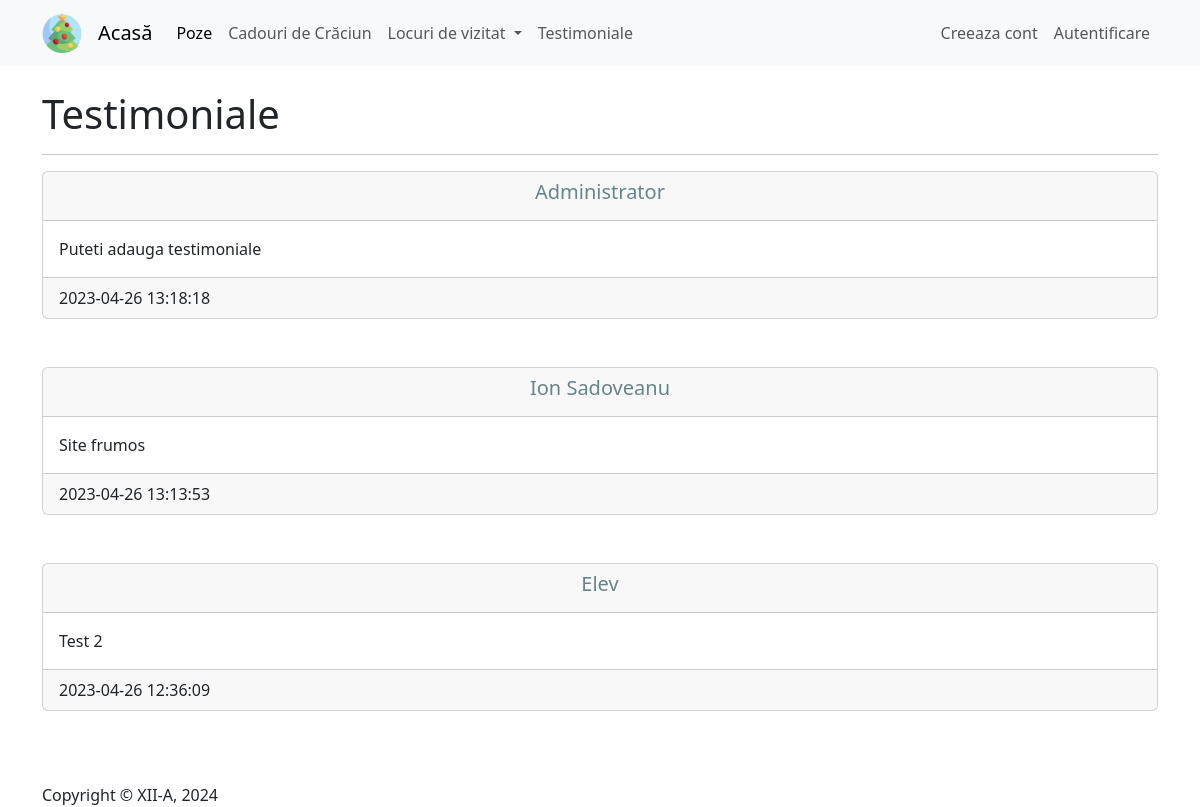
The app's page /?pagina=testimoniale with its own data.
### tables this page shows
CREATE TABLE `testimoniale` (
  `cod` int(11) NOT NULL,
  `continut` text NOT NULL,
  `aprobat` int(1) NOT NULL DEFAULT 0,
  `data` timestamp NOT NULL DEFAULT current_timestamp(),
  `cod_utilizator` int(11) NOT NULL
);

CREATE TABLE `utilizatori` (
  `cod` int(11) NOT NULL,
  `nume_prenume` varchar(100) NOT NULL,
  `utilizator` varchar(100) NOT NULL,
  `parola` varchar(40) NOT NULL,
  `admin` int(1) NOT NULL DEFAULT 0
);

### module/modul-functii.php (called while the page is built, shortened)
<?php
    function DeschideConexiuneBD() {
        global $bd_host, $bd_user, $bd_pass, $bd;
        return mysqli_connect($bd_host, $bd_user, $bd_pass, $bd);
    }
    function ListaTestimoniale($codUtilizator = 0, $esteAdministrator = 0)
    {
        $conn = DeschideConexiuneBD();
        $sql = "SELECT t.cod, t.continut, t.aprobat, t.data, t.cod_utilizator, u.nume_prenume FROM testimoniale t LEFT JOIN utilizatori u ON t.cod_utilizator = u.cod ";
        if ($codUtilizator > 0 && $esteAdministrator === 0)
        {
            $sql .= "WHERE t.aprobat=1 OR t.cod_utilizator=? ";
        }
        elseif ($codUtilizator === 0 && $esteAdministrator === 0)
        {
            $sql .= "WHERE t.aprobat=1 ";
        }
        $sql .= "ORDER BY t.data DESC";
        $stmt = mysqli_prepare($conn, $sql);
        mysqli_stmt_execute($stmt);
        $result = mysqli_stmt_get_result($stmt);
        $results = [];
        if ($result !== false && mysqli_num_rows($result) > 0)
        {
            while ($row = mysqli_fetch_array($result, MYSQLI_ASSOC)) {
                array_push($results, $row);
            }
        }
        return $results;
    }
            ?>

### pagini/p-testimoniale.php (the view, shortened to what this page needs)
<h1>
    Testimoniale
</h1>
<?php
    if (Login())
    {
        $testimoniale = ListaTestimoniale($_SESSION['user']['cod'], $_SESSION['user']['admin']);
?>
<form method="post">
    <div class="mb-3">
        <label class="form-label" for="continut">Mesaj</label>
        <textarea name="continut" id="continut" class="form-control" rows="10"></textarea>
    </div>
    <div class="mb-3">
        <button class="btn btn-primary col-12" type="submit">Adăugare</button>
    </div>
</form>
<?php
    }
    else
    {
        $testimoniale = ListaTestimoniale();
    }
?>
<hr>
<?php
    foreach($testimoniale as $T)
    {
        ?>
        <div class="card mb-5">
            <div class="card-header <?= !$T['aprobat'] ? "bg-info":"" ?>">
                <h5 class="card-title">
                    <?=$T['nume_prenume']?>
                </h5>
            </div>
            <div class="card-body">
                <?=nl2br( $T['continut'])?>
            </div>
            <div class="card-footer">
                <?=$T['data']?>
            </div>
        </div>
        <?php
    }
?>

### style.css (style rules this page uses)
.card-title { color: #66858B; text-align: center; }

### records on screen
testimoniale: cod_utilizator.nume_prenume "Administrator", continut "Puteti adauga testimoniale", data "2023-04-26 13:18:18"
testimoniale: cod_utilizator.nume_prenume "Ion Sadoveanu", continut "Site frumos", data "2023-04-26 13:13:53"
testimoniale: cod_utilizator.nume_prenume "Elev", continut "Test 2", data "2023-04-26 12:36:09"
